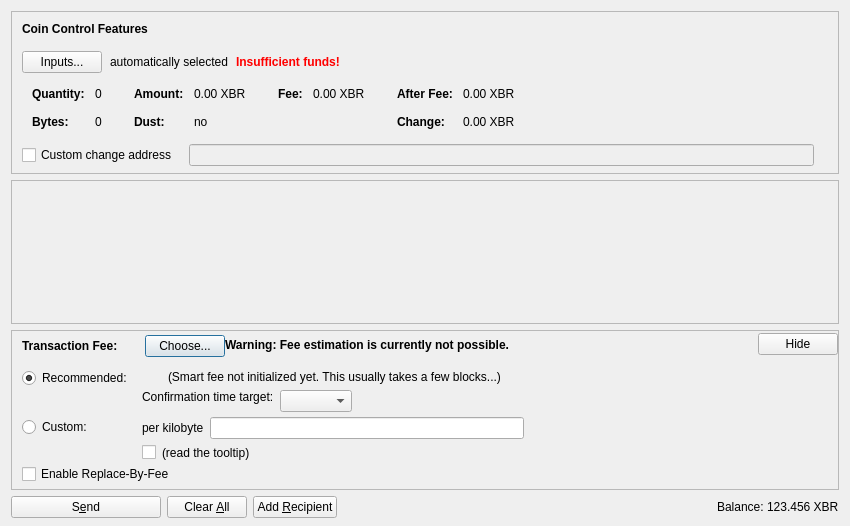
<?xml version="1.0" encoding="UTF-8"?>
<ui version="4.0">
 <class>SendCoinsDialog</class>
 <widget class="QDialog" name="SendCoinsDialog">
  <property name="geometry">
   <rect>
    <x>0</x>
    <y>0</y>
    <width>850</width>
    <height>526</height>
   </rect>
  </property>
  <property name="windowTitle">
   <string>Send Coins</string>
  </property>
  <layout class="QVBoxLayout" name="verticalLayout" stretch="0,1,0,0">
   <property name="bottomMargin">
    <number>8</number>
   </property>
   <item>
    <widget class="QFrame" name="frameCoinControl">
     <property name="sizePolicy">
      <sizepolicy hsizetype="Expanding" vsizetype="Expanding">
       <horstretch>0</horstretch>
       <verstretch>0</verstretch>
      </sizepolicy>
     </property>
     <property name="maximumSize">
      <size>
       <width>16777215</width>
       <height>16777215</height>
      </size>
     </property>
     <property name="frameShape">
      <enum>QFrame::StyledPanel</enum>
     </property>
     <property name="frameShadow">
      <enum>QFrame::Sunken</enum>
     </property>
     <layout class="QVBoxLayout" name="verticalLayoutCoinControl2">
      <property name="spacing">
       <number>0</number>
      </property>
      <property name="leftMargin">
       <number>0</number>
      </property>
      <property name="topMargin">
       <number>0</number>
      </property>
      <property name="rightMargin">
       <number>0</number>
      </property>
      <property name="bottomMargin">
       <number>6</number>
      </property>
      <item>
       <layout class="QVBoxLayout" name="verticalLayoutCoinControl" stretch="0,0,0,0,1">
        <property name="spacing">
         <number>0</number>
        </property>
        <property name="leftMargin">
         <number>10</number>
        </property>
        <property name="topMargin">
         <number>10</number>
        </property>
        <item>
         <layout class="QHBoxLayout" name="horizontalLayoutCoinControl1">
          <property name="bottomMargin">
           <number>15</number>
          </property>
          <item>
           <widget class="QLabel" name="labelCoinControlFeatures">
            <property name="sizePolicy">
             <sizepolicy hsizetype="Preferred" vsizetype="Maximum">
              <horstretch>0</horstretch>
              <verstretch>0</verstretch>
             </sizepolicy>
            </property>
            <property name="font">
             <font>
              <weight>75</weight>
              <bold>true</bold>
             </font>
            </property>
            <property name="styleSheet">
             <string notr="true">font-weight:bold;</string>
            </property>
            <property name="text">
             <string>Coin Control Features</string>
            </property>
           </widget>
          </item>
         </layout>
        </item>
        <item>
         <layout class="QHBoxLayout" name="horizontalLayoutCoinControl2" stretch="0,0,0,0">
          <property name="spacing">
           <number>8</number>
          </property>
          <property name="bottomMargin">
           <number>10</number>
          </property>
          <item>
           <widget class="QPushButton" name="pushButtonCoinControl">
            <property name="styleSheet">
             <string notr="true"/>
            </property>
            <property name="text">
             <string>Inputs...</string>
            </property>
            <property name="autoDefault">
             <bool>false</bool>
            </property>
           </widget>
          </item>
          <item>
           <widget class="QLabel" name="labelCoinControlAutomaticallySelected">
            <property name="text">
             <string>automatically selected</string>
            </property>
            <property name="margin">
             <number>5</number>
            </property>
           </widget>
          </item>
          <item>
           <widget class="QLabel" name="labelCoinControlInsuffFunds">
            <property name="font">
             <font>
              <weight>75</weight>
              <bold>true</bold>
             </font>
            </property>
            <property name="styleSheet">
             <string notr="true">color:red;font-weight:bold;</string>
            </property>
            <property name="text">
             <string>Insufficient funds!</string>
            </property>
            <property name="margin">
             <number>5</number>
            </property>
           </widget>
          </item>
          <item>
           <spacer name="horizontalSpacerCoinControl">
            <property name="orientation">
             <enum>Qt::Horizontal</enum>
            </property>
            <property name="sizeHint" stdset="0">
             <size>
              <width>40</width>
              <height>1</height>
             </size>
            </property>
           </spacer>
          </item>
         </layout>
        </item>
        <item>
         <widget class="QWidget" name="widgetCoinControl" native="true">
          <property name="sizePolicy">
           <sizepolicy hsizetype="Preferred" vsizetype="Preferred">
            <horstretch>0</horstretch>
            <verstretch>0</verstretch>
           </sizepolicy>
          </property>
          <property name="minimumSize">
           <size>
            <width>0</width>
            <height>0</height>
           </size>
          </property>
          <property name="styleSheet">
           <string notr="true"/>
          </property>
          <layout class="QHBoxLayout" name="horizontalLayoutCoinControl5">
           <property name="leftMargin">
            <number>0</number>
           </property>
           <property name="topMargin">
            <number>0</number>
           </property>
           <property name="rightMargin">
            <number>0</number>
           </property>
           <property name="bottomMargin">
            <number>0</number>
           </property>
           <item>
            <layout class="QHBoxLayout" name="horizontalLayoutCoinControl3" stretch="0,0,0,1">
             <property name="spacing">
              <number>20</number>
             </property>
             <property name="topMargin">
              <number>0</number>
             </property>
             <property name="bottomMargin">
              <number>10</number>
             </property>
             <item>
              <layout class="QFormLayout" name="formLayoutCoinControl1">
               <property name="horizontalSpacing">
                <number>10</number>
               </property>
               <property name="verticalSpacing">
                <number>14</number>
               </property>
               <property name="leftMargin">
                <number>10</number>
               </property>
               <property name="topMargin">
                <number>4</number>
               </property>
               <property name="rightMargin">
                <number>6</number>
               </property>
               <item row="0" column="0">
                <widget class="QLabel" name="labelCoinControlQuantityText">
                 <property name="font">
                  <font>
                   <weight>75</weight>
                   <bold>true</bold>
                  </font>
                 </property>
                 <property name="text">
                  <string>Quantity:</string>
                 </property>
                 <property name="margin">
                  <number>0</number>
                 </property>
                </widget>
               </item>
               <item row="0" column="1">
                <widget class="QLabel" name="labelCoinControlQuantity">
                 <property name="cursor">
                  <cursorShape>IBeamCursor</cursorShape>
                 </property>
                 <property name="contextMenuPolicy">
                  <enum>Qt::ActionsContextMenu</enum>
                 </property>
                 <property name="text">
                  <string notr="true">0</string>
                 </property>
                 <property name="margin">
                  <number>0</number>
                 </property>
                 <property name="textInteractionFlags">
                  <set>Qt::LinksAccessibleByMouse|Qt::TextSelectableByKeyboard|Qt::TextSelectableByMouse</set>
                 </property>
                </widget>
               </item>
               <item row="1" column="0">
                <widget class="QLabel" name="labelCoinControlBytesText">
                 <property name="font">
                  <font>
                   <weight>75</weight>
                   <bold>true</bold>
                  </font>
                 </property>
                 <property name="text">
                  <string>Bytes:</string>
                 </property>
                </widget>
               </item>
               <item row="1" column="1">
                <widget class="QLabel" name="labelCoinControlBytes">
                 <property name="cursor">
                  <cursorShape>IBeamCursor</cursorShape>
                 </property>
                 <property name="contextMenuPolicy">
                  <enum>Qt::ActionsContextMenu</enum>
                 </property>
                 <property name="text">
                  <string notr="true">0</string>
                 </property>
                 <property name="textInteractionFlags">
                  <set>Qt::LinksAccessibleByMouse|Qt::TextSelectableByKeyboard|Qt::TextSelectableByMouse</set>
                 </property>
                </widget>
               </item>
              </layout>
             </item>
             <item>
              <layout class="QFormLayout" name="formLayoutCoinControl2">
               <property name="horizontalSpacing">
                <number>10</number>
               </property>
               <property name="verticalSpacing">
                <number>14</number>
               </property>
               <property name="leftMargin">
                <number>6</number>
               </property>
               <property name="topMargin">
                <number>4</number>
               </property>
               <property name="rightMargin">
                <number>6</number>
               </property>
               <item row="0" column="0">
                <widget class="QLabel" name="labelCoinControlAmountText">
                 <property name="font">
                  <font>
                   <weight>75</weight>
                   <bold>true</bold>
                  </font>
                 </property>
                 <property name="text">
                  <string>Amount:</string>
                 </property>
                 <property name="margin">
                  <number>0</number>
                 </property>
                </widget>
               </item>
               <item row="0" column="1">
                <widget class="QLabel" name="labelCoinControlAmount">
                 <property name="cursor">
                  <cursorShape>IBeamCursor</cursorShape>
                 </property>
                 <property name="contextMenuPolicy">
                  <enum>Qt::ActionsContextMenu</enum>
                 </property>
                 <property name="text">
                  <string notr="true">0.00 XBR</string>
                 </property>
                 <property name="textInteractionFlags">
                  <set>Qt::LinksAccessibleByMouse|Qt::TextSelectableByKeyboard|Qt::TextSelectableByMouse</set>
                 </property>
                </widget>
               </item>
               <item row="1" column="0">
                <widget class="QLabel" name="labelCoinControlLowOutputText">
                 <property name="font">
                  <font>
                   <weight>75</weight>
                   <bold>true</bold>
                  </font>
                 </property>
                 <property name="text">
                  <string>Dust:</string>
                 </property>
                </widget>
               </item>
               <item row="1" column="1">
                <widget class="QLabel" name="labelCoinControlLowOutput">
                 <property name="cursor">
                  <cursorShape>IBeamCursor</cursorShape>
                 </property>
                 <property name="contextMenuPolicy">
                  <enum>Qt::ActionsContextMenu</enum>
                 </property>
                 <property name="text">
                  <string notr="true">no</string>
                 </property>
                 <property name="textInteractionFlags">
                  <set>Qt::LinksAccessibleByMouse|Qt::TextSelectableByKeyboard|Qt::TextSelectableByMouse</set>
                 </property>
                </widget>
               </item>
              </layout>
             </item>
             <item>
              <layout class="QFormLayout" name="formLayoutCoinControl3">
               <property name="horizontalSpacing">
                <number>10</number>
               </property>
               <property name="verticalSpacing">
                <number>14</number>
               </property>
               <property name="leftMargin">
                <number>6</number>
               </property>
               <property name="topMargin">
                <number>4</number>
               </property>
               <property name="rightMargin">
                <number>6</number>
               </property>
               <item row="0" column="0">
                <widget class="QLabel" name="labelCoinControlFeeText">
                 <property name="font">
                  <font>
                   <weight>75</weight>
                   <bold>true</bold>
                  </font>
                 </property>
                 <property name="text">
                  <string>Fee:</string>
                 </property>
                 <property name="margin">
                  <number>0</number>
                 </property>
                </widget>
               </item>
               <item row="0" column="1">
                <widget class="QLabel" name="labelCoinControlFee">
                 <property name="cursor">
                  <cursorShape>IBeamCursor</cursorShape>
                 </property>
                 <property name="contextMenuPolicy">
                  <enum>Qt::ActionsContextMenu</enum>
                 </property>
                 <property name="text">
                  <string notr="true">0.00 XBR</string>
                 </property>
                 <property name="textInteractionFlags">
                  <set>Qt::LinksAccessibleByMouse|Qt::TextSelectableByKeyboard|Qt::TextSelectableByMouse</set>
                 </property>
                </widget>
               </item>
              </layout>
             </item>
             <item>
              <layout class="QFormLayout" name="formLayoutCoinControl4">
               <property name="horizontalSpacing">
                <number>10</number>
               </property>
               <property name="verticalSpacing">
                <number>14</number>
               </property>
               <property name="leftMargin">
                <number>6</number>
               </property>
               <property name="topMargin">
                <number>4</number>
               </property>
               <property name="rightMargin">
                <number>6</number>
               </property>
               <item row="0" column="0">
                <widget class="QLabel" name="labelCoinControlAfterFeeText">
                 <property name="font">
                  <font>
                   <weight>75</weight>
                   <bold>true</bold>
                  </font>
                 </property>
                 <property name="text">
                  <string>After Fee:</string>
                 </property>
                 <property name="margin">
                  <number>0</number>
                 </property>
                </widget>
               </item>
               <item row="0" column="1">
                <widget class="QLabel" name="labelCoinControlAfterFee">
                 <property name="cursor">
                  <cursorShape>IBeamCursor</cursorShape>
                 </property>
                 <property name="contextMenuPolicy">
                  <enum>Qt::ActionsContextMenu</enum>
                 </property>
                 <property name="text">
                  <string notr="true">0.00 XBR</string>
                 </property>
                 <property name="textInteractionFlags">
                  <set>Qt::LinksAccessibleByMouse|Qt::TextSelectableByKeyboard|Qt::TextSelectableByMouse</set>
                 </property>
                </widget>
               </item>
               <item row="1" column="0">
                <widget class="QLabel" name="labelCoinControlChangeText">
                 <property name="font">
                  <font>
                   <weight>75</weight>
                   <bold>true</bold>
                  </font>
                 </property>
                 <property name="text">
                  <string>Change:</string>
                 </property>
                </widget>
               </item>
               <item row="1" column="1">
                <widget class="QLabel" name="labelCoinControlChange">
                 <property name="cursor">
                  <cursorShape>IBeamCursor</cursorShape>
                 </property>
                 <property name="contextMenuPolicy">
                  <enum>Qt::ActionsContextMenu</enum>
                 </property>
                 <property name="text">
                  <string notr="true">0.00 XBR</string>
                 </property>
                 <property name="textInteractionFlags">
                  <set>Qt::LinksAccessibleByMouse|Qt::TextSelectableByKeyboard|Qt::TextSelectableByMouse</set>
                 </property>
                </widget>
               </item>
              </layout>
             </item>
            </layout>
           </item>
          </layout>
         </widget>
        </item>
        <item>
         <layout class="QHBoxLayout" name="horizontalLayoutCoinControl4" stretch="0,0,0">
          <property name="spacing">
           <number>12</number>
          </property>
          <property name="sizeConstraint">
           <enum>QLayout::SetDefaultConstraint</enum>
          </property>
          <property name="topMargin">
           <number>5</number>
          </property>
          <property name="rightMargin">
           <number>5</number>
          </property>
          <item>
           <widget class="QCheckBox" name="checkBoxCoinControlChange">
            <property name="toolTip">
             <string>If this is activated, but the change address is empty or invalid, change will be sent to a newly generated address.</string>
            </property>
            <property name="text">
             <string>Custom change address</string>
            </property>
           </widget>
          </item>
          <item>
           <widget class="QValidatedLineEdit" name="lineEditCoinControlChange">
            <property name="enabled">
             <bool>false</bool>
            </property>
            <property name="sizePolicy">
             <sizepolicy hsizetype="Expanding" vsizetype="Fixed">
              <horstretch>0</horstretch>
              <verstretch>0</verstretch>
             </sizepolicy>
            </property>
           </widget>
          </item>
          <item>
           <widget class="QLabel" name="labelCoinControlChangeLabel">
            <property name="sizePolicy">
             <sizepolicy hsizetype="Preferred" vsizetype="Expanding">
              <horstretch>0</horstretch>
              <verstretch>0</verstretch>
             </sizepolicy>
            </property>
            <property name="minimumSize">
             <size>
              <width>0</width>
              <height>0</height>
             </size>
            </property>
            <property name="text">
             <string/>
            </property>
            <property name="margin">
             <number>3</number>
            </property>
           </widget>
          </item>
         </layout>
        </item>
        <item>
         <spacer name="verticalSpacerCoinControl">
          <property name="orientation">
           <enum>Qt::Vertical</enum>
          </property>
          <property name="sizeHint" stdset="0">
           <size>
            <width>800</width>
            <height>1</height>
           </size>
          </property>
         </spacer>
        </item>
       </layout>
      </item>
     </layout>
    </widget>
   </item>
   <item>
    <widget class="QScrollArea" name="scrollArea">
     <property name="widgetResizable">
      <bool>true</bool>
     </property>
     <widget class="QWidget" name="scrollAreaWidgetContents">
      <property name="geometry">
       <rect>
        <x>0</x>
        <y>0</y>
        <width>830</width>
        <height>104</height>
       </rect>
      </property>
      <layout class="QVBoxLayout" name="verticalLayout_2" stretch="0,1">
       <property name="leftMargin">
        <number>0</number>
       </property>
       <property name="topMargin">
        <number>0</number>
       </property>
       <property name="rightMargin">
        <number>0</number>
       </property>
       <property name="bottomMargin">
        <number>0</number>
       </property>
       <item>
        <layout class="QVBoxLayout" name="entries">
         <property name="spacing">
          <number>6</number>
         </property>
        </layout>
       </item>
       <item>
        <spacer name="verticalSpacer">
         <property name="orientation">
          <enum>Qt::Vertical</enum>
         </property>
         <property name="sizeHint" stdset="0">
          <size>
           <width>20</width>
           <height>40</height>
          </size>
         </property>
        </spacer>
       </item>
      </layout>
     </widget>
    </widget>
   </item>
   <item>
    <widget class="QFrame" name="frameFee">
     <property name="sizePolicy">
      <sizepolicy hsizetype="Expanding" vsizetype="Expanding">
       <horstretch>0</horstretch>
       <verstretch>0</verstretch>
      </sizepolicy>
     </property>
     <property name="maximumSize">
      <size>
       <width>16777215</width>
       <height>16777215</height>
      </size>
     </property>
     <property name="frameShape">
      <enum>QFrame::StyledPanel</enum>
     </property>
     <property name="frameShadow">
      <enum>QFrame::Sunken</enum>
     </property>
     <layout class="QVBoxLayout" name="verticalLayoutFee1">
      <property name="spacing">
       <number>0</number>
      </property>
      <property name="leftMargin">
       <number>0</number>
      </property>
      <property name="topMargin">
       <number>0</number>
      </property>
      <property name="rightMargin">
       <number>0</number>
      </property>
      <property name="bottomMargin">
       <number>0</number>
      </property>
      <item>
       <layout class="QVBoxLayout" name="verticalLayoutFee2" stretch="0,0,0">
        <property name="spacing">
         <number>0</number>
        </property>
        <property name="leftMargin">
         <number>10</number>
        </property>
        <property name="topMargin">
         <number>0</number>
        </property>
        <item>
         <layout class="QHBoxLayout" name="horizontalLayoutFee1">
          <property name="bottomMargin">
           <number>0</number>
          </property>
          <item>
           <layout class="QVBoxLayout" name="verticalLayoutFee7">
            <property name="spacing">
             <number>0</number>
            </property>
            <item>
             <spacer name="verticalSpacerSmartFee">
              <property name="orientation">
               <enum>Qt::Vertical</enum>
              </property>
              <property name="sizeType">
               <enum>QSizePolicy::Fixed</enum>
              </property>
              <property name="sizeHint" stdset="0">
               <size>
                <width>1</width>
                <height>4</height>
               </size>
              </property>
             </spacer>
            </item>
            <item>
             <layout class="QHBoxLayout" name="horizontalLayoutSmartFee">
              <property name="spacing">
               <number>10</number>
              </property>
              <item>
               <widget class="QLabel" name="labelFeeHeadline">
                <property name="sizePolicy">
                 <sizepolicy hsizetype="Preferred" vsizetype="Maximum">
                  <horstretch>0</horstretch>
                  <verstretch>0</verstretch>
                 </sizepolicy>
                </property>
                <property name="font">
                 <font>
                  <weight>75</weight>
                  <bold>true</bold>
                 </font>
                </property>
                <property name="styleSheet">
                 <string notr="true">font-weight:bold;</string>
                </property>
                <property name="text">
                 <string>Transaction Fee:</string>
                </property>
               </widget>
              </item>
              <item>
               <widget class="QLabel" name="labelFeeMinimized">
                <property name="text">
                 <string/>
                </property>
               </widget>
              </item>
              <item>
               <widget class="QPushButton" name="buttonChooseFee">
                <property name="text">
                 <string>Choose...</string>
                </property>
               </widget>
              </item>
             </layout>
            </item>
            <item>
             <spacer name="verticalSpacer_5">
              <property name="orientation">
               <enum>Qt::Vertical</enum>
              </property>
              <property name="sizeHint" stdset="0">
               <size>
                <width>1</width>
                <height>1</height>
               </size>
              </property>
             </spacer>
            </item>
           </layout>
          </item>
          <item>
           <widget class="QLabel" name="fallbackFeeWarningLabel">
            <property name="toolTip">
             <string>Using the fallbackfee can result in sending a transaction that will take several hours or days (or never) to confirm. Consider choosing your fee manually or wait until you have validated the complete chain.</string>
            </property>
            <property name="font">
            <font>
                <weight>75</weight>
                <bold>true</bold>
            </font>
            </property>
            <property name="text">
             <string>Warning: Fee estimation is currently not possible.</string>
            </property>
            <property name="wordWrap">
             <bool>false</bool>
            </property>
           </widget>
          </item>
          <item>
           <spacer name="horizontalSpacer_4">
            <property name="orientation">
             <enum>Qt::Horizontal</enum>
            </property>
            <property name="sizeType">
             <enum>QSizePolicy::MinimumExpanding</enum>
            </property>
            <property name="sizeHint" stdset="0">
             <size>
              <width>40</width>
              <height>20</height>
             </size>
            </property>
           </spacer>
          </item>
          <item>
           <widget class="QPushButton" name="buttonMinimizeFee">
            <property name="toolTip">
             <string>collapse fee-settings</string>
            </property>
            <property name="text">
             <string>Hide</string>
            </property>
           </widget>
          </item>
         </layout>
        </item>
        <item>
         <widget class="QFrame" name="frameFeeSelection">
          <layout class="QVBoxLayout" name="verticalLayoutFee12">
           <property name="spacing">
            <number>0</number>
           </property>
           <property name="leftMargin">
            <number>0</number>
           </property>
           <property name="topMargin">
            <number>0</number>
           </property>
           <property name="rightMargin">
            <number>0</number>
           </property>
           <property name="bottomMargin">
            <number>0</number>
           </property>
           <item>
            <layout class="QGridLayout" name="gridLayoutFee">
             <property name="topMargin">
              <number>10</number>
             </property>
             <property name="bottomMargin">
              <number>4</number>
             </property>
             <property name="horizontalSpacing">
              <number>10</number>
             </property>
             <property name="verticalSpacing">
              <number>4</number>
             </property>
             <item row="1" column="1">
              <layout class="QVBoxLayout" name="verticalLayoutFee8">
               <property name="spacing">
                <number>6</number>
               </property>
               <item>
                <layout class="QHBoxLayout" name="horizontalLayoutFee13">
                 <item>
                  <widget class="QLabel" name="labelCustomPerKilobyte">
                   <property name="toolTip">
                    <string>Specify a custom fee per kB (1,000 bytes) of the transaction's virtual size.

Note:  Since the fee is calculated on a per-byte basis, a fee of "100 satoshis per kB" for a transaction size of 500 bytes (half of 1 kB) would ultimately yield a fee of only 50 satoshis.</string>
                   </property>
                   <property name="text">
                    <string>per kilobyte</string>
                   </property>
                  </widget>
                 </item>
                 <item>
                  <widget class="bitcoinRAmountField" name="customFee"/>
                 </item>
                 <item>
                  <spacer name="horizontalSpacer_6">
                   <property name="orientation">
                    <enum>Qt::Horizontal</enum>
                   </property>
                   <property name="sizeHint" stdset="0">
                    <size>
                     <width>1</width>
                     <height>1</height>
                    </size>
                   </property>
                  </spacer>
                 </item>
                </layout>
               </item>
               <item>
                <layout class="QHBoxLayout" name="horizontalLayoutFee8">
                 <item>
                  <widget class="QCheckBox" name="checkBoxMinimumFee">
                   <property name="toolTip">
                    <string>Paying only the minimum fee is just fine as long as there is less transaction volume than space in the blocks. But be aware that this can end up in a never confirming transaction once there is more demand for bitcoinr transactions than the network can process.</string>
                   </property>
                   <property name="text">
                    <string/>
                   </property>
                  </widget>
                 </item>
                 <item>
                  <widget class="QLabel" name="labelMinFeeWarning">
                   <property name="enabled">
                    <bool>true</bool>
                   </property>
                   <property name="toolTip">
                    <string>Paying only the minimum fee is just fine as long as there is less transaction volume than space in the blocks. But be aware that this can end up in a never confirming transaction once there is more demand for bitcoinr transactions than the network can process.</string>
                   </property>
                   <property name="text">
                    <string>(read the tooltip)</string>
                   </property>
                   <property name="margin">
                    <number>5</number>
                   </property>
                  </widget>
                 </item>
                 <item>
                  <spacer name="horizontalSpacer_2">
                   <property name="orientation">
                    <enum>Qt::Horizontal</enum>
                   </property>
                   <property name="sizeHint" stdset="0">
                    <size>
                     <width>1</width>
                     <height>1</height>
                    </size>
                   </property>
                  </spacer>
                 </item>
                </layout>
               </item>
              </layout>
             </item>
             <item row="0" column="0">
              <layout class="QVBoxLayout" name="verticalLayoutFee4" stretch="0,1">
               <item>
                <widget class="QRadioButton" name="radioSmartFee">
                 <property name="text">
                  <string>Recommended:</string>
                 </property>
                 <property name="checked">
                  <bool>true</bool>
                 </property>
                 <attribute name="buttonGroup">
                  <string notr="true">groupFee</string>
                 </attribute>
                </widget>
               </item>
               <item>
                <spacer name="verticalSpacer_2">
                 <property name="orientation">
                  <enum>Qt::Vertical</enum>
                 </property>
                 <property name="sizeHint" stdset="0">
                  <size>
                   <width>1</width>
                   <height>1</height>
                  </size>
                 </property>
                </spacer>
               </item>
              </layout>
             </item>
             <item row="1" column="0">
              <layout class="QVBoxLayout" name="verticalLayoutFee9" stretch="0,1">
               <item>
                <widget class="QRadioButton" name="radioCustomFee">
                 <property name="text">
                  <string>Custom:</string>
                 </property>
                 <attribute name="buttonGroup">
                  <string notr="true">groupFee</string>
                 </attribute>
                </widget>
               </item>
               <item>
                <spacer name="verticalSpacer_6">
                 <property name="orientation">
                  <enum>Qt::Vertical</enum>
                 </property>
                 <property name="sizeHint" stdset="0">
                  <size>
                   <width>1</width>
                   <height>1</height>
                  </size>
                 </property>
                </spacer>
               </item>
              </layout>
             </item>
             <item row="0" column="1">
              <layout class="QVBoxLayout" name="verticalLayoutFee3" stretch="0,0,1">
               <property name="spacing">
                <number>6</number>
               </property>
               <property name="topMargin">
                <number>2</number>
               </property>
               <item>
                <layout class="QHBoxLayout" name="horizontalLayoutFee12">
                 <item>
                  <widget class="QLabel" name="labelSmartFee">
                   <property name="text">
                    <string/>
                   </property>
                   <property name="margin">
                    <number>2</number>
                   </property>
                  </widget>
                 </item>
                 <item>
                  <widget class="QLabel" name="labelFeeEstimation">
                   <property name="text">
                    <string/>
                   </property>
                  </widget>
                 </item>
                 <item>
                  <widget class="QLabel" name="labelSmartFee2">
                   <property name="text">
                    <string>(Smart fee not initialized yet. This usually takes a few blocks...)</string>
                   </property>
                   <property name="margin">
                    <number>2</number>
                   </property>
                  </widget>
                 </item>
                 <item>
                  <spacer name="horizontalSpacer_5">
                   <property name="orientation">
                    <enum>Qt::Horizontal</enum>
                   </property>
                   <property name="sizeHint" stdset="0">
                    <size>
                     <width>1</width>
                     <height>1</height>
                    </size>
                   </property>
                  </spacer>
                 </item>
                </layout>
               </item>
               <item>
                <layout class="QHBoxLayout" name="horizontalLayoutFee9">
                 <item>
                  <layout class="QVBoxLayout" name="verticalLayoutFee6">
                   <item>
                    <widget class="QLabel" name="labelSmartFee3">
                     <property name="text">
                      <string>Confirmation time target:</string>
                     </property>
                     <property name="margin">
                      <number>2</number>
                     </property>
                    </widget>
                   </item>
                   <item>
                    <spacer name="verticalSpacer_3">
                     <property name="orientation">
                      <enum>Qt::Vertical</enum>
                     </property>
                     <property name="sizeHint" stdset="0">
                      <size>
                       <width>1</width>
                       <height>1</height>
                      </size>
                     </property>
                    </spacer>
                   </item>
                  </layout>
                 </item>
                 <item>
                  <layout class="QVBoxLayout" name="verticalLayoutFee5">
                   <property name="rightMargin">
                    <number>30</number>
                   </property>
                   <item>
                    <layout class="QHBoxLayout" name="horizontalLayoutConfTarget">
                     <property name="bottomMargin">
                      <number>0</number>
                     </property>
                     <item>
                      <widget class="QComboBox" name="confTargetSelector"/>
                     </item>
                     <item>
                      <spacer name="horizontalSpacerConfTarget">
                       <property name="orientation">
                        <enum>Qt::Horizontal</enum>
                       </property>
                       <property name="sizeHint" stdset="0">
                        <size>
                         <width>40</width>
                         <height>20</height>
                        </size>
                       </property>
                      </spacer>
                     </item>
                    </layout>
                   </item>
                  </layout>
                 </item>
                </layout>
               </item>
               <item>
                <spacer name="verticalSpacer_4">
                 <property name="orientation">
                  <enum>Qt::Vertical</enum>
                 </property>
                 <property name="sizeHint" stdset="0">
                  <size>
                   <width>1</width>
                   <height>1</height>
                  </size>
                 </property>
                </spacer>
               </item>
              </layout>
             </item>
            </layout>
           </item>
           <item>
            <widget class="QCheckBox" name="optInRBF">
             <property name="text">
              <string>Enable Replace-By-Fee</string>
             </property>
             <property name="toolTip">
              <string>With Replace-By-Fee (BIP-125) you can increase a transaction's fee after it is sent. Without this, a higher fee may be recommended to compensate for increased transaction delay risk.</string>
             </property>
            </widget>
           </item>
          </layout>
         </widget>
        </item>
        <item>
         <spacer name="verticalSpacerFee">
          <property name="orientation">
           <enum>Qt::Vertical</enum>
          </property>
          <property name="sizeHint" stdset="0">
           <size>
            <width>40</width>
            <height>5</height>
           </size>
          </property>
         </spacer>
        </item>
       </layout>
      </item>
     </layout>
    </widget>
   </item>
   <item>
    <layout class="QHBoxLayout" name="horizontalLayout">
     <item>
      <widget class="QPushButton" name="sendButton">
       <property name="minimumSize">
        <size>
         <width>150</width>
         <height>0</height>
        </size>
       </property>
       <property name="toolTip">
        <string>Confirm the send action</string>
       </property>
       <property name="text">
        <string>S&amp;end</string>
       </property>
       <property name="icon">
        <iconset resource="../bitcoinr.qrc">
         <normaloff>:/icons/send</normaloff>:/icons/send</iconset>
       </property>
       <property name="autoDefault">
        <bool>false</bool>
       </property>
       <property name="default">
        <bool>false</bool>
       </property>
      </widget>
     </item>
     <item>
      <widget class="QPushButton" name="clearButton">
       <property name="sizePolicy">
        <sizepolicy hsizetype="Minimum" vsizetype="Fixed">
         <horstretch>0</horstretch>
         <verstretch>0</verstretch>
        </sizepolicy>
       </property>
       <property name="toolTip">
        <string>Clear all fields of the form.</string>
       </property>
       <property name="text">
        <string>Clear &amp;All</string>
       </property>
       <property name="icon">
        <iconset resource="../bitcoinr.qrc">
         <normaloff>:/icons/remove</normaloff>:/icons/remove</iconset>
       </property>
       <property name="autoDefault">
        <bool>false</bool>
       </property>
      </widget>
     </item>
     <item>
      <widget class="QPushButton" name="addButton">
       <property name="toolTip">
        <string>Send to multiple recipients at once</string>
       </property>
       <property name="text">
        <string>Add &amp;Recipient</string>
       </property>
       <property name="icon">
        <iconset resource="../bitcoinr.qrc">
         <normaloff>:/icons/add</normaloff>:/icons/add</iconset>
       </property>
       <property name="autoDefault">
        <bool>false</bool>
       </property>
      </widget>
     </item>
     <item>
      <spacer name="horizontalSpacer">
       <property name="orientation">
        <enum>Qt::Horizontal</enum>
       </property>
       <property name="sizeHint" stdset="0">
        <size>
         <width>40</width>
         <height>20</height>
        </size>
       </property>
      </spacer>
     </item>
     <item>
      <layout class="QHBoxLayout" name="horizontalLayout_2">
       <property name="spacing">
        <number>3</number>
       </property>
       <item>
        <widget class="QLabel" name="label">
         <property name="sizePolicy">
          <sizepolicy hsizetype="Preferred" vsizetype="Fixed">
           <horstretch>0</horstretch>
           <verstretch>0</verstretch>
          </sizepolicy>
         </property>
         <property name="text">
          <string>Balance:</string>
         </property>
        </widget>
       </item>
       <item>
        <widget class="QLabel" name="labelBalance">
         <property name="sizePolicy">
          <sizepolicy hsizetype="Preferred" vsizetype="Fixed">
           <horstretch>0</horstretch>
           <verstretch>0</verstretch>
          </sizepolicy>
         </property>
         <property name="cursor">
          <cursorShape>IBeamCursor</cursorShape>
         </property>
         <property name="text">
          <string notr="true">123.456 XBR</string>
         </property>
         <property name="textInteractionFlags">
          <set>Qt::LinksAccessibleByMouse|Qt::TextSelectableByKeyboard|Qt::TextSelectableByMouse</set>
         </property>
        </widget>
       </item>
      </layout>
     </item>
    </layout>
   </item>
  </layout>
 </widget>
 <customwidgets>
  <customwidget>
   <class>QValidatedLineEdit</class>
   <extends>QLineEdit</extends>
   <header>qt/qvalidatedlineedit.h</header>
  </customwidget>
  <customwidget>
   <class>bitcoinRAmountField</class>
   <extends>QLineEdit</extends>
   <header>qt/bitcoinramountfield.h</header>
   <container>1</container>
  </customwidget>
 </customwidgets>
 <resources>
  <include location="../bitcoinr.qrc"/>
 </resources>
 <connections/>
 <buttongroups>
  <buttongroup name="groupFee"/>
 </buttongroups>
</ui>
